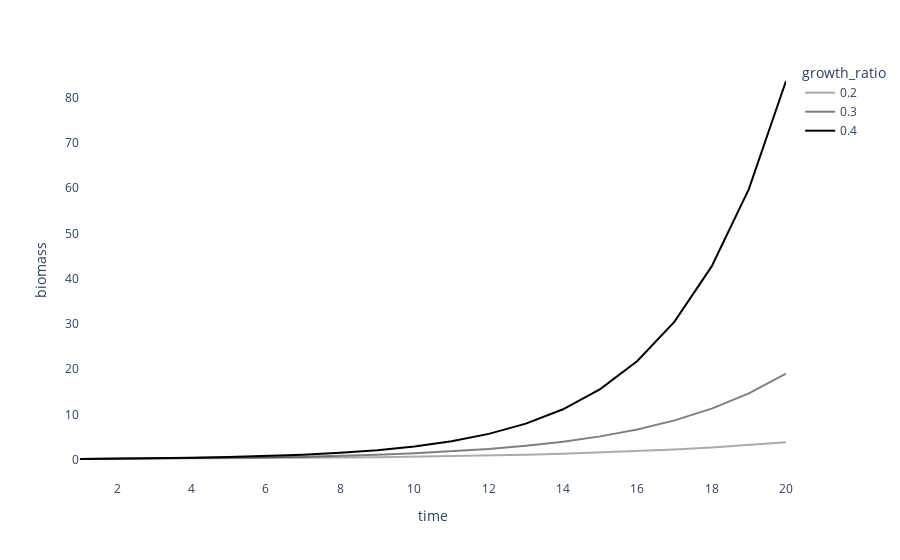

The code cell stored with this chart in its notebook:
### Code cell
fig = px.line(
    pd.DataFrame(rows), x='time', y='biomass', color='growth_ratio',
    color_discrete_map={
                   0.2: "rgba(1,1,1,0.33)",
                   0.3: "rgba(1,1,1,0.5)",
                   0.4: "rgba(1,1,1,1)"
               }
)

fig.update_traces(marker=dict(color='black'))
fig.update_layout(plot_bgcolor="rgba(0,0,0,0)")
with open('SurplusModels/exponential_growth.png', 'wb') as fh:
    fh.write(fig.to_image('png'))
fig

### Figure 1 — Plotly figure (JSON) as saved in the notebook; plotly's stock layout.template omitted (floating-point values rounded to 4 significant figures)
{"data": [{"hovertemplate": "growth_ratio=0.2<br>time=%{x}<br>biomass=%{y}<extra></extra>", "legendgroup": "0.2", "line": {"color": "rgba(1,1,1,0.33)", "dash": "solid"}, "marker": {"color": "black", "symbol": "circle"}, "mode": "lines", "name": "0.2", "orientation": "v", "showlegend": true, "type": "scatter", "x": [1, 2, 3, 4, 5, 6, 7, 8, 9, 10, 11, 12, 13, 14, 15, 16, 17, 18, 19, 20], "xaxis": "x", "y": [0.12, 0.144, 0.1728, 0.2074, 0.2488, 0.2986, 0.3583, 0.43, 0.516, 0.6192, 0.743, 0.8916, 1.07, 1.284, 1.541, 1.849, 2.219, 2.662, 3.195, 3.834], "yaxis": "y"}, {"hovertemplate": "growth_ratio=0.3<br>time=%{x}<br>biomass=%{y}<extra></extra>", "legendgroup": "0.3", "line": {"color": "rgba(1,1,1,0.5)", "dash": "solid"}, "marker": {"color": "black", "symbol": "circle"}, "mode": "lines", "name": "0.3", "orientation": "v", "showlegend": true, "type": "scatter", "x": [1, 2, 3, 4, 5, 6, 7, 8, 9, 10, 11, 12, 13, 14, 15, 16, 17, 18, 19, 20], "xaxis": "x", "y": [0.13, 0.169, 0.2197, 0.2856, 0.3713, 0.4827, 0.6275, 0.8157, 1.06, 1.379, 1.792, 2.33, 3.029, 3.937, 5.119, 6.654, 8.65, 11.25, 14.62, 19.0], "yaxis": "y"}, {"hovertemplate": "growth_ratio=0.4<br>time=%{x}<br>biomass=%{y}<extra></extra>", "legendgroup": "0.4", "line": {"color": "rgba(1,1,1,1)", "dash": "solid"}, "marker": {"color": "black", "symbol": "circle"}, "mode": "lines", "name": "0.4", "orientation": "v", "showlegend": true, "type": "scatter", "x": [1, 2, 3, 4, 5, 6, 7, 8, 9, 10, 11, 12, 13, 14, 15, 16, 17, 18, 19, 20], "xaxis": "x", "y": [0.14, 0.196, 0.2744, 0.3842, 0.5378, 0.753, 1.054, 1.476, 2.066, 2.893, 4.05, 5.669, 7.937, 11.11, 15.56, 21.78, 30.49, 42.69, 59.76, 83.67], "yaxis": "y"}], "layout": {"legend": {"title": {"text": "growth_ratio"}, "tracegroupgap": 0}, "margin": {"t": 60}, "plot_bgcolor": "rgba(0,0,0,0)", "xaxis": {"anchor": "y", "domain": [0, 1], "title": {"text": "time"}}, "yaxis": {"anchor": "x", "domain": [0, 1], "title": {"text": "biomass"}}}}
